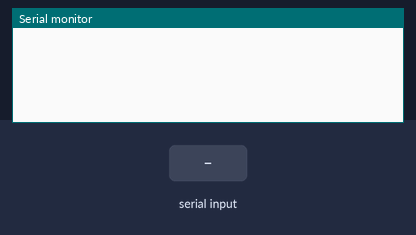
The sketch below on a simulated Arduino Uno, built with avr-gcc and run on an emulated ATmega328P. On the bench: the last lines printed to the serial monitor. The inputs (shaded band) are chosen by the test bench.

Above: at 1.2 s.
1.3 s: "90,45\n" received over Serial
At 2.5 s:
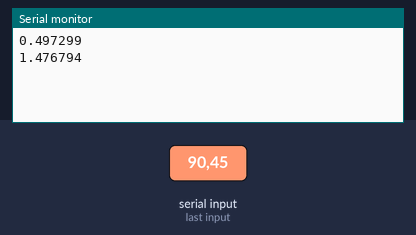
2.8 s: "30,150\n" received over Serial
At 3.7 s:
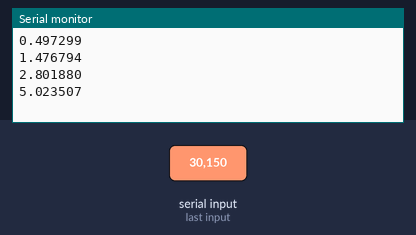
Timing chart, 0 to 5.8 s (numbered marks = the images above; inputs shaded):
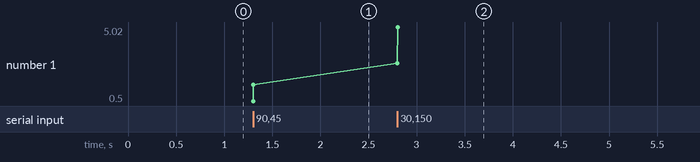

The sketch:

serial.ino
```cpp
// Set your desired cutoff frequency and sampling rate
const float cutoffFrequency = 70; // Cutoff frequency in Hz
const float samplingFrequency = 2048; // Sampling frequency in Hz

// Calculated constants
float alpha;
float previousOutput1 = 0.0, previousOutput2 = 0.0, previousOutput3 = 0.0; // For three stages

// variables
float input;
float output1, output2, output3; // Outputs of each filter stage

void setup() {
  Serial.begin(115200);

  // Calculate alpha based on the cutoff frequency and sampling frequency
  float dt = 1.0 / samplingFrequency;
  float RC = 1.0 / (2.0 * PI * cutoffFrequency);
  alpha = dt / (RC + dt);
}

void loop() {
  if (Serial.available()) {
    input = Serial.parseFloat();
    Serial.read(); // Clear '\n' from input buffer

    // Apply the first stage of the IIR filter
    output1 = alpha * input + (1 - alpha) * previousOutput1;

    // Apply the second stage of the IIR filter
    output2 = alpha * output1 + (1 - alpha) * previousOutput2;

    // Apply the third stage of the IIR filter
    output3 = alpha * output2 + (1 - alpha) * previousOutput3;

    // Print the filtered output from the third stage
    Serial.println(output3, 6);

    // Save the current outputs for the next iteration
    previousOutput1 = output1;
    previousOutput2 = output2;
    previousOutput3 = output3;
  }
}
```

Measured:
- after the input at 1.3 s, the serial monitor: prints a new line at once (image 1)
- after the input at 2.8 s, the serial monitor: prints a new line at once (image 2)
- plotted number 1: 1.48 → 5.02 after the input at 2.8 s
